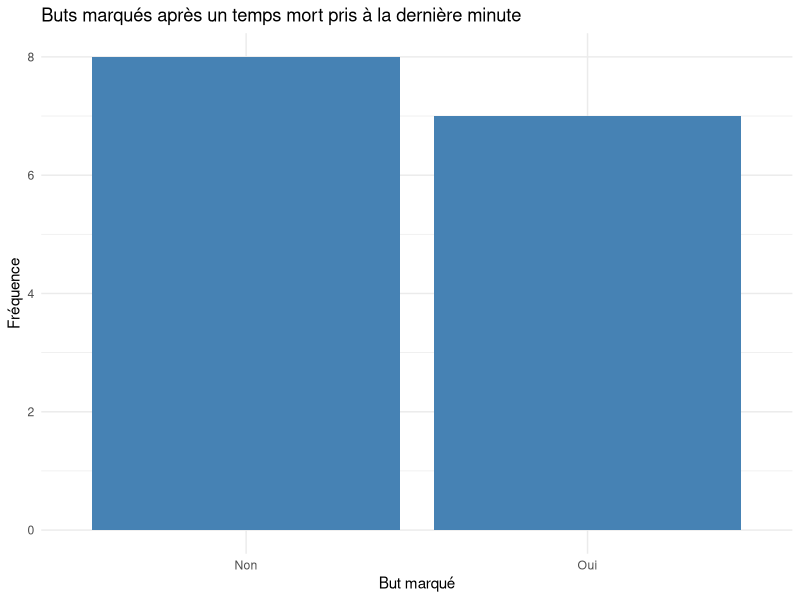
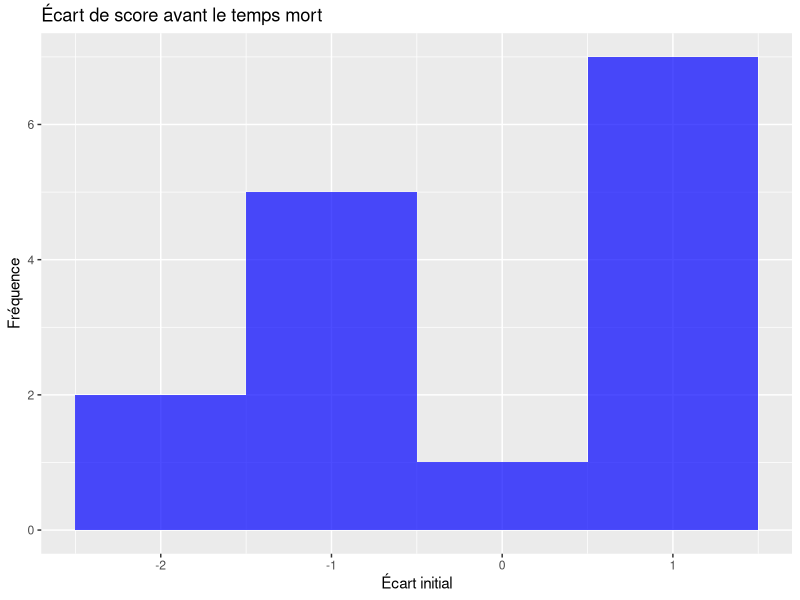

The R script that drew these images, in order: (Note: this script raises an error after producing the figures.)
## ---- chunk 1
knitr::opts_chunk$set(echo = TRUE)
## ---- chunk 2
library(tidyr)
library(dplyr)
library(ggplot2)
## ---- chunk 3
data <- read.table("Donnees_hand.csv", header = TRUE, sep = ",")

data <- data %>%
  separate(temps_mort_score, into = c("temps_mort_score_r", "temps_mort_score_v"), sep = "-")

data <- data %>%
  separate(score_final, into = c("score_final_r", "score_final_v"), sep = "-")

data <- data %>%
  mutate(
    score_final_r = as.numeric(score_final_r),
    score_final_v = as.numeric(score_final_v),
    temps_mort_score_r = as.numeric(temps_mort_score_r),
    temps_mort_score_v = as.numeric(temps_mort_score_v)
  )

data <- data %>%
  mutate(
    score_diff_initial = ifelse(
      temps_mort_equipe == "r",
      temps_mort_score_r - temps_mort_score_v,
      temps_mort_score_v - temps_mort_score_r),
    but_apres_temps_mort = ifelse(but_apres_temps_mort == "oui", 1, 0),
    resultat = ifelse(
      temps_mort_equipe == "r",
      ifelse(score_final_r > score_final_v, "victoire", "défaite ou nul"),
      ifelse(score_final_v > score_final_r, "victoire", "défaite ou nul"))
  )
## ---- chunk 4
ggplot(data, aes(x = factor(but_apres_temps_mort))) +
  geom_bar(fill = "steelblue") +
  scale_x_discrete(labels = c("0" = "Non", "1" = "Oui")) +
  labs(
    title = "Buts marqués après un temps mort pris à la dernière minute",
    x = "But marqué",
    y = "Fréquence"
  ) +
  theme_minimal()


ggplot(data, aes(x = score_diff_initial)) +
  geom_histogram(binwidth = 1, fill = "blue", alpha = 0.7) +
  labs(title = "Écart de score avant le temps mort", x = "Écart initial", y = "Fréquence")
## ---- chunk 5
# Tableau croisé : temps mort vs but marqué
table_but <- table(data$but_apres_temps_mort)
table_but

# Test du chi-carré pour vérifier l'association
chisq.test(table_but)
## ---- chunk 6
# Regrouper les résultats en deux catégories : victoire et non-victoire
table_resultat <- table(data$resultat)  # Contient "victoire", "défaite", "nul"

# Créer un tableau avec 2 catégories : victoire et non-victoire
victoire <- sum(table_resultat["victoire"])        # Nombre de victoires
non_victoire <- sum(table_resultat[c("défaite", "nul")])  # Nombre de non-victoires

# Créer un tableau des totaux
total <- sum(victoire, non_victoire)  # Total des observations

# Test de proportion
test_result <- prop.test(c(victoire, non_victoire), c(total, total))

# Afficher le résultat
print(test_result)


